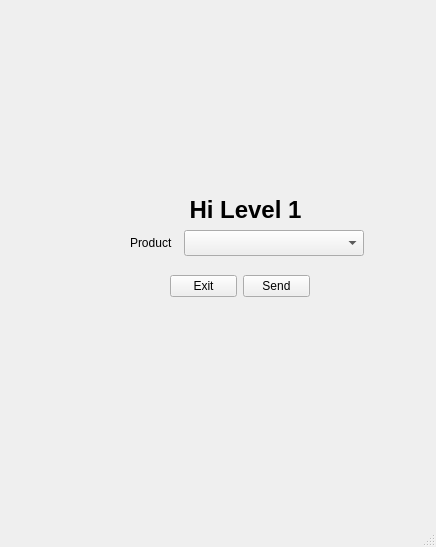
<?xml version="1.0" encoding="UTF-8"?>
<ui version="4.0">
 <class>SistemaPesadasLevel1</class>
 <widget class="QMainWindow" name="SistemaPesadasLevel1">
  <property name="geometry">
   <rect>
    <x>0</x>
    <y>0</y>
    <width>436</width>
    <height>547</height>
   </rect>
  </property>
  <property name="minimumSize">
   <size>
    <width>436</width>
    <height>547</height>
   </size>
  </property>
  <property name="maximumSize">
   <size>
    <width>436</width>
    <height>547</height>
   </size>
  </property>
  <property name="windowTitle">
   <string>Operator Level 1</string>
  </property>
  <widget class="QWidget" name="centralwidget">
   <widget class="QLabel" name="label">
    <property name="geometry">
     <rect>
      <x>140</x>
      <y>190</y>
      <width>211</width>
      <height>41</height>
     </rect>
    </property>
    <property name="maximumSize">
     <size>
      <width>436</width>
      <height>16777215</height>
     </size>
    </property>
    <property name="font">
     <font>
      <pointsize>16</pointsize>
      <weight>75</weight>
      <bold>true</bold>
     </font>
    </property>
    <property name="text">
     <string>&lt;html&gt;&lt;head/&gt;&lt;body&gt;&lt;p align=&quot;center&quot;&gt;&lt;span style=&quot; font-size:18pt;&quot;&gt;Hi Level 1&lt;/span&gt;&lt;/p&gt;&lt;/body&gt;&lt;/html&gt;</string>
    </property>
   </widget>
   <widget class="QLabel" name="label_2">
    <property name="geometry">
     <rect>
      <x>10</x>
      <y>0</y>
      <width>71</width>
      <height>81</height>
     </rect>
    </property>
    <property name="styleSheet">
     <string notr="true">border-image: url(:/cafe.png);</string>
    </property>
    <property name="text">
     <string/>
    </property>
   </widget>
   <widget class="QLabel" name="label_4">
    <property name="geometry">
     <rect>
      <x>270</x>
      <y>30</y>
      <width>151</width>
      <height>101</height>
     </rect>
    </property>
    <property name="styleSheet">
     <string notr="true">border-image: url(:/your-logo-here2.png);</string>
    </property>
    <property name="text">
     <string/>
    </property>
   </widget>
   <widget class="QWidget" name="layoutWidget">
    <property name="geometry">
     <rect>
      <x>130</x>
      <y>230</y>
      <width>234</width>
      <height>26</height>
     </rect>
    </property>
    <layout class="QHBoxLayout" name="horizontalLayout">
     <item>
      <widget class="QLabel" name="label_3">
       <property name="text">
        <string>Product</string>
       </property>
      </widget>
     </item>
     <item>
      <widget class="QComboBox" name="combo_products">
       <property name="minimumSize">
        <size>
         <width>180</width>
         <height>26</height>
        </size>
       </property>
       <property name="maximumSize">
        <size>
         <width>180</width>
         <height>26</height>
        </size>
       </property>
      </widget>
     </item>
    </layout>
   </widget>
   <widget class="QWidget" name="layoutWidget">
    <property name="geometry">
     <rect>
      <x>170</x>
      <y>270</y>
      <width>140</width>
      <height>32</height>
     </rect>
    </property>
    <layout class="QHBoxLayout" name="horizontalLayout_2">
     <item>
      <widget class="QPushButton" name="btn_exit">
       <property name="text">
        <string>Exit</string>
       </property>
      </widget>
     </item>
     <item>
      <widget class="QPushButton" name="btn_sendValue">
       <property name="text">
        <string>Send</string>
       </property>
      </widget>
     </item>
    </layout>
   </widget>
  </widget>
  <widget class="QMenuBar" name="menubar">
   <property name="geometry">
    <rect>
     <x>0</x>
     <y>0</y>
     <width>436</width>
     <height>22</height>
    </rect>
   </property>
  </widget>
  <widget class="QStatusBar" name="statusbar"/>
 </widget>
 <resources>
  <include location="imagesqt.qrc"/>
 </resources>
 <connections/>
</ui>
